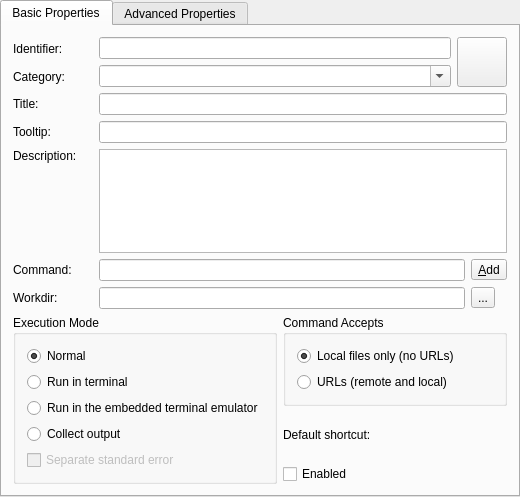
<?xml version="1.0" encoding="UTF-8"?>
<ui version="4.0">
 <class>ActionProperty</class>
 <widget class="QWidget" name="ActionProperty">
  <property name="geometry">
   <rect>
    <x>0</x>
    <y>0</y>
    <width>520</width>
    <height>497</height>
   </rect>
  </property>
  <property name="windowTitle">
   <string>Action Property</string>
  </property>
  <layout class="QGridLayout">
   <property name="margin">
    <number>0</number>
   </property>
   <property name="spacing">
    <number>0</number>
   </property>
   <item row="0" column="0">
    <widget class="KTabWidget" name="tabWidget">
     <property name="currentIndex">
      <number>0</number>
     </property>
     <widget class="QWidget" name="tab">
      <attribute name="title">
       <string>Basic Properties</string>
      </attribute>
      <layout class="QGridLayout">
       <item row="8" column="3">
        <widget class="QToolButton" name="ButtonAddStartpath">
         <property name="text">
          <string>...</string>
         </property>
        </widget>
       </item>
       <item row="4" column="0">
        <widget class="QLabel" name="LabelDescription">
         <property name="sizePolicy">
          <sizepolicy hsizetype="Minimum" vsizetype="Minimum">
           <horstretch>0</horstretch>
           <verstretch>0</verstretch>
          </sizepolicy>
         </property>
         <property name="whatsThis">
          <string>A detailed description of the &lt;b&gt;Useraction&lt;/b&gt;. It is only displayed in the &lt;i&gt;Konfigurator&lt;/i&gt; and via &lt;code&gt;Shift+F1&lt;/code&gt;.</string>
         </property>
         <property name="text">
          <string>Description:</string>
         </property>
         <property name="wordWrap">
          <bool>false</bool>
         </property>
        </widget>
       </item>
       <item row="9" column="2" colspan="2">
        <widget class="KButtonGroup" name="bgAccept">
         <property name="sizePolicy">
          <sizepolicy hsizetype="Preferred" vsizetype="Minimum">
           <horstretch>0</horstretch>
           <verstretch>0</verstretch>
          </sizepolicy>
         </property>
         <property name="title">
          <string>Command Accepts</string>
         </property>
         <layout class="QGridLayout">
          <item row="0" column="0">
           <widget class="QRadioButton" name="radioLocal">
            <property name="whatsThis">
             <string>Substitute the &lt;b&gt;Placeholders&lt;/b&gt; with local filenames.</string>
            </property>
            <property name="text">
             <string>Local files only (no URLs)</string>
            </property>
            <property name="checked">
             <bool>true</bool>
            </property>
           </widget>
          </item>
          <item row="1" column="0">
           <widget class="QRadioButton" name="radioUrl">
            <property name="whatsThis">
             <string>Substitute the &lt;b&gt;Placeholders&lt;/b&gt; with valid URLs.</string>
            </property>
            <property name="text">
             <string>URLs (remote and local)</string>
            </property>
           </widget>
          </item>
         </layout>
        </widget>
       </item>
       <item row="2" column="1" colspan="3">
        <widget class="KLineEdit" name="leTitle">
         <property name="whatsThis">
          <string>The title displayed in the &lt;b&gt;Usermenu&lt;/b&gt;.</string>
         </property>
        </widget>
       </item>
       <item row="2" column="0">
        <widget class="QLabel" name="LabelTitle">
         <property name="sizePolicy">
          <sizepolicy hsizetype="Minimum" vsizetype="Fixed">
           <horstretch>0</horstretch>
           <verstretch>0</verstretch>
          </sizepolicy>
         </property>
         <property name="whatsThis">
          <string>The title displayed in the &lt;b&gt;Usermenu&lt;/b&gt;.</string>
         </property>
         <property name="text">
          <string>Title:</string>
         </property>
         <property name="wordWrap">
          <bool>false</bool>
         </property>
        </widget>
       </item>
       <item row="0" column="1" rowspan="2" colspan="3">
        <layout class="QHBoxLayout">
         <item>
          <layout class="QVBoxLayout">
           <item>
            <widget class="KLineEdit" name="leDistinctName">
             <property name="whatsThis">
              <string>Unique name of the &lt;b&gt;Useraction&lt;/b&gt;. It is only used in the &lt;i&gt;Konfigurator&lt;/i&gt; and does not appear in any other menu.&lt;p&gt;&lt;b&gt;Note&lt;/b&gt;: the &lt;i&gt;Title&lt;/i&gt; shown in the &lt;b&gt;Usermenu&lt;/b&gt; can be set below.</string>
             </property>
            </widget>
           </item>
           <item>
            <widget class="KComboBox" name="cbCategory">
             <property name="whatsThis">
              <string>&lt;b&gt;Useractions&lt;/b&gt; can be grouped in categories for better distinction. Choose a existing &lt;i&gt;Category&lt;/i&gt; or create a new one by entering a name.</string>
             </property>
             <property name="editable">
              <bool>true</bool>
             </property>
            </widget>
           </item>
          </layout>
         </item>
         <item>
          <widget class="KIconButton" name="ButtonIcon">
           <property name="sizePolicy">
            <sizepolicy hsizetype="Fixed" vsizetype="Fixed">
             <horstretch>0</horstretch>
             <verstretch>0</verstretch>
            </sizepolicy>
           </property>
           <property name="minimumSize">
            <size>
             <width>50</width>
             <height>50</height>
            </size>
           </property>
           <property name="maximumSize">
            <size>
             <width>50</width>
             <height>50</height>
            </size>
           </property>
           <property name="whatsThis">
            <string>Each &lt;b&gt;Useraction&lt;/b&gt; can have its own icon. It will appear in front of the title in the &lt;b&gt;Usermenu&lt;/b&gt;.</string>
           </property>
          </widget>
         </item>
        </layout>
       </item>
       <item row="0" column="0">
        <widget class="QLabel" name="LabelDistinctName">
         <property name="sizePolicy">
          <sizepolicy hsizetype="Minimum" vsizetype="Fixed">
           <horstretch>0</horstretch>
           <verstretch>0</verstretch>
          </sizepolicy>
         </property>
         <property name="whatsThis">
          <string>&lt;p&gt;Unique name of the &lt;b&gt;Useraction&lt;/b&gt;. It is only used in the &lt;i&gt;Konfigurator&lt;/i&gt; and does not appear in any other menu.&lt;/p&gt;&lt;p&gt;&lt;b&gt;Note&lt;/b&gt;: The &lt;i&gt;Title&lt;/i&gt; shown in the &lt;b&gt;Usermenu&lt;/b&gt; can be set below.&lt;/p&gt;</string>
         </property>
         <property name="text">
          <string>Identifier:</string>
         </property>
         <property name="wordWrap">
          <bool>false</bool>
         </property>
        </widget>
       </item>
       <item row="7" column="0">
        <widget class="QLabel" name="LabelCommandline">
         <property name="sizePolicy">
          <sizepolicy hsizetype="Fixed" vsizetype="Fixed">
           <horstretch>0</horstretch>
           <verstretch>0</verstretch>
          </sizepolicy>
         </property>
         <property name="whatsThis">
          <string>&lt;p&gt;The &lt;i&gt;Command&lt;/i&gt; defines the command that will be executed when the &lt;b&gt;Useraction&lt;/b&gt; is used. It can be a simple shell command or a complex sequence of multiple commands with &lt;b&gt;Placeholders&lt;/b&gt;.&lt;/p&gt;&lt;p&gt;Examples:&lt;ul&gt;&lt;code&gt;&lt;li&gt;eject /mnt/cdrom&lt;/li&gt;&lt;li&gt;amarok --append %aList(&quot;Selected&quot;)%&lt;/li&gt;&lt;/code&gt;&lt;/ul&gt;
Please consult the handbook to learn more about the syntax.&lt;/p&gt;</string>
         </property>
         <property name="text">
          <string>Command:</string>
         </property>
         <property name="wordWrap">
          <bool>false</bool>
         </property>
        </widget>
       </item>
       <item row="3" column="1" colspan="3">
        <widget class="KLineEdit" name="leTooltip">
         <property name="whatsThis">
          <string>The &lt;i&gt;Tooltip&lt;/i&gt; is shown when the mouse cursor is hold over an entry of the &lt;b&gt;Useraction Toolbar&lt;/b&gt;.</string>
         </property>
        </widget>
       </item>
       <item row="8" column="1" colspan="2">
        <widget class="KLineEdit" name="leStartpath">
         <property name="whatsThis">
          <string>The &lt;i&gt;Workdir&lt;/i&gt; defines in which directory the &lt;i&gt;Command&lt;/i&gt; will be executed.</string>
         </property>
        </widget>
       </item>
       <item row="3" column="0">
        <widget class="QLabel" name="LabelTooltip">
         <property name="sizePolicy">
          <sizepolicy hsizetype="Minimum" vsizetype="Fixed">
           <horstretch>0</horstretch>
           <verstretch>0</verstretch>
          </sizepolicy>
         </property>
         <property name="whatsThis">
          <string>The &lt;i&gt;Tooltip&lt;/i&gt; is shown when the mouse cursor is hold over an entry of the &lt;b&gt;Useraction Toolbar&lt;/b&gt;.</string>
         </property>
         <property name="text">
          <string>Tooltip:</string>
         </property>
         <property name="wordWrap">
          <bool>false</bool>
         </property>
        </widget>
       </item>
       <item row="7" column="1" colspan="2">
        <widget class="KLineEdit" name="leCommandline">
         <property name="whatsThis">
          <string>The &lt;i&gt;Command&lt;/i&gt; defines the command that will be executed when the &lt;b&gt;Useraction&lt;/b&gt; is used. It can be a simple shell command or a complex sequence of multiple commands with &lt;b&gt;Placeholders&lt;/b&gt;.&lt;p&gt;
Examples:&lt;ul&gt;&lt;code&gt;&lt;li&gt;eject /mnt/cdrom&lt;/li&gt;&lt;li&gt;amarok --append %aList(&quot;Selected&quot;)%&lt;/li&gt;&lt;/code&gt;&lt;/ul&gt;
Please consult the handbook to learn more about the syntax.</string>
         </property>
         <property name="text">
          <string/>
         </property>
        </widget>
       </item>
       <item row="1" column="0">
        <widget class="QLabel" name="LabelCategory">
         <property name="sizePolicy">
          <sizepolicy hsizetype="Minimum" vsizetype="Fixed">
           <horstretch>0</horstretch>
           <verstretch>0</verstretch>
          </sizepolicy>
         </property>
         <property name="whatsThis">
          <string>&lt;b&gt;Useractions&lt;/b&gt; can be grouped in categories for better distinction. Choose a existing &lt;i&gt;Category&lt;/i&gt; or create a new one by entering a name.</string>
         </property>
         <property name="text">
          <string>Category:</string>
         </property>
         <property name="wordWrap">
          <bool>false</bool>
         </property>
        </widget>
       </item>
       <item row="7" column="3">
        <widget class="QToolButton" name="ButtonAddPlaceholder">
         <property name="sizePolicy">
          <sizepolicy hsizetype="Fixed" vsizetype="Fixed">
           <horstretch>0</horstretch>
           <verstretch>0</verstretch>
          </sizepolicy>
         </property>
         <property name="minimumSize">
          <size>
           <width>0</width>
           <height>0</height>
          </size>
         </property>
         <property name="whatsThis">
          <string>Add &lt;b&gt;Placeholders&lt;/b&gt; for the selected files in the panel.</string>
         </property>
         <property name="text">
          <string>&amp;Add</string>
         </property>
        </widget>
       </item>
       <item row="4" column="1" rowspan="3" colspan="3">
        <widget class="KTextEdit" name="textDescription">
         <property name="whatsThis">
          <string>A detailed description of the &lt;b&gt;Useraction&lt;/b&gt;. It is only displayed in the &lt;i&gt;Konfigurator&lt;/i&gt; and via &lt;code&gt;Shift+F1&lt;/code&gt;.</string>
         </property>
        </widget>
       </item>
       <item row="8" column="0">
        <widget class="QLabel" name="LabelStartpath">
         <property name="sizePolicy">
          <sizepolicy hsizetype="Fixed" vsizetype="Fixed">
           <horstretch>0</horstretch>
           <verstretch>0</verstretch>
          </sizepolicy>
         </property>
         <property name="whatsThis">
          <string>The &lt;i&gt;Workdir&lt;/i&gt; defines in which directory the &lt;i&gt;Command&lt;/i&gt; will be executed.</string>
         </property>
         <property name="text">
          <string>Workdir:</string>
         </property>
         <property name="wordWrap">
          <bool>false</bool>
         </property>
        </widget>
       </item>
       <item row="6" column="0">
        <spacer>
         <property name="orientation">
          <enum>Qt::Vertical</enum>
         </property>
         <property name="sizeType">
          <enum>QSizePolicy::Expanding</enum>
         </property>
         <property name="sizeHint" stdset="0">
          <size>
           <width>80</width>
           <height>19</height>
          </size>
         </property>
        </spacer>
       </item>
       <item row="10" column="2" colspan="2">
        <layout class="QHBoxLayout">
         <item>
          <widget class="QLabel" name="LabelShortcut">
           <property name="text">
            <string>Default shortcut:</string>
           </property>
           <property name="wordWrap">
            <bool>false</bool>
           </property>
          </widget>
         </item>
         <item>
          <spacer>
           <property name="orientation">
            <enum>Qt::Horizontal</enum>
           </property>
           <property name="sizeType">
            <enum>QSizePolicy::Expanding</enum>
           </property>
           <property name="sizeHint" stdset="0">
            <size>
             <width>161</width>
             <height>21</height>
            </size>
           </property>
          </spacer>
         </item>
         <item>
          <widget class="KKeySequenceWidget" name="KeyButtonShortcut">
           <property name="whatsThis">
            <string>Set a default keyboard shortcut.</string>
           </property>
           <property name="text" stdset="0">
            <string comment="No shortcut">None</string>
           </property>
          </widget>
         </item>
        </layout>
       </item>
       <item row="11" column="2" colspan="2">
        <widget class="QCheckBox" name="chkEnabled">
         <property name="enabled">
          <bool>true</bool>
         </property>
         <property name="whatsThis">
          <string>If checked, the action is shown in the Useractions menus.</string>
         </property>
         <property name="text">
          <string>Enabled</string>
         </property>
        </widget>
       </item>
       <item row="9" column="0" rowspan="3" colspan="2">
        <widget class="KButtonGroup" name="bgExecType">
         <property name="sizePolicy">
          <sizepolicy hsizetype="Preferred" vsizetype="Minimum">
           <horstretch>0</horstretch>
           <verstretch>0</verstretch>
          </sizepolicy>
         </property>
         <property name="title">
          <string>Execution Mode</string>
         </property>
         <layout class="QGridLayout">
          <item row="3" column="0">
           <widget class="QRadioButton" name="radioCollectOutput">
            <property name="whatsThis">
             <string>Collect the output of the executed program.</string>
            </property>
            <property name="text">
             <string>Collect output</string>
            </property>
           </widget>
          </item>
          <item row="4" column="0">
           <widget class="QCheckBox" name="chkSeparateStdError">
            <property name="enabled">
             <bool>false</bool>
            </property>
            <property name="whatsThis">
             <string>Separate standard out and standard error in the output collection.</string>
            </property>
            <property name="text">
             <string>Separate standard error</string>
            </property>
           </widget>
          </item>
          <item row="0" column="0">
           <widget class="QRadioButton" name="radioNormal">
            <property name="text">
             <string>Normal</string>
            </property>
            <property name="checked">
             <bool>true</bool>
            </property>
           </widget>
          </item>
          <item row="1" column="0">
           <widget class="QRadioButton" name="radioTerminal">
            <property name="whatsThis">
             <string>Run the command in a terminal.</string>
            </property>
            <property name="text">
             <string>Run in terminal</string>
            </property>
           </widget>
          </item>
          <item row="2" column="0">
           <widget class="QRadioButton" name="radioTE">
            <property name="whatsThis">
             <string>Run the command in the embedded terminal emulator.</string>
            </property>
            <property name="text">
             <string>Run in the embedded terminal emulator</string>
            </property>
           </widget>
          </item>
         </layout>
        </widget>
       </item>
      </layout>
     </widget>
     <widget class="QWidget" name="tab">
      <attribute name="title">
       <string>Advanced Properties</string>
      </attribute>
      <layout class="QGridLayout">
       <item row="0" column="0" colspan="2">
        <widget class="QGroupBox" name="gbShowonly">
         <property name="sizePolicy">
          <sizepolicy hsizetype="Expanding" vsizetype="Expanding">
           <horstretch>0</horstretch>
           <verstretch>0</verstretch>
          </sizepolicy>
         </property>
         <property name="title">
          <string>The Useraction is only available for</string>
         </property>
         <layout class="QGridLayout">
          <item row="0" column="0">
           <widget class="KTabWidget" name="tabShowonly">
            <property name="tabShape">
             <enum>QTabWidget::Triangular</enum>
            </property>
            <widget class="QWidget" name="TabPage">
             <attribute name="title">
              <string>Protocol</string>
             </attribute>
             <layout class="QGridLayout">
              <item row="0" column="1">
               <widget class="QToolButton" name="ButtonNewProtocol">
                <property name="sizePolicy">
                 <sizepolicy hsizetype="Minimum" vsizetype="Fixed">
                  <horstretch>0</horstretch>
                  <verstretch>0</verstretch>
                 </sizepolicy>
                </property>
                <property name="minimumSize">
                 <size>
                  <width>0</width>
                  <height>0</height>
                 </size>
                </property>
                <property name="maximumSize">
                 <size>
                  <width>32767</width>
                  <height>32767</height>
                 </size>
                </property>
                <property name="text">
                 <string comment="New protocol">&amp;New...</string>
                </property>
               </widget>
              </item>
              <item row="1" column="1">
               <widget class="QToolButton" name="ButtonEditProtocol">
                <property name="sizePolicy">
                 <sizepolicy hsizetype="Minimum" vsizetype="Fixed">
                  <horstretch>0</horstretch>
                  <verstretch>0</verstretch>
                 </sizepolicy>
                </property>
                <property name="minimumSize">
                 <size>
                  <width>0</width>
                  <height>0</height>
                 </size>
                </property>
                <property name="maximumSize">
                 <size>
                  <width>32767</width>
                  <height>32767</height>
                 </size>
                </property>
                <property name="text">
                 <string>Chan&amp;ge...</string>
                </property>
               </widget>
              </item>
              <item row="3" column="1">
               <spacer>
                <property name="orientation">
                 <enum>Qt::Vertical</enum>
                </property>
                <property name="sizeType">
                 <enum>QSizePolicy::Expanding</enum>
                </property>
                <property name="sizeHint" stdset="0">
                 <size>
                  <width>21</width>
                  <height>58</height>
                 </size>
                </property>
               </spacer>
              </item>
              <item row="2" column="1">
               <widget class="QToolButton" name="ButtonRemoveProtocol">
                <property name="sizePolicy">
                 <sizepolicy hsizetype="Minimum" vsizetype="Fixed">
                  <horstretch>0</horstretch>
                  <verstretch>0</verstretch>
                 </sizepolicy>
                </property>
                <property name="minimumSize">
                 <size>
                  <width>0</width>
                  <height>0</height>
                 </size>
                </property>
                <property name="maximumSize">
                 <size>
                  <width>32767</width>
                  <height>32767</height>
                 </size>
                </property>
                <property name="text">
                 <string>De&amp;lete</string>
                </property>
               </widget>
              </item>
              <item row="0" column="0" rowspan="4">
               <widget class="KrListWidget" name="lbShowonlyProtocol" native="true">
                <property name="whatsThis">
                 <string>Show the &lt;b&gt;Useraction&lt;/b&gt; only for the values defined here.</string>
                </property>
               </widget>
              </item>
             </layout>
            </widget>
            <widget class="QWidget" name="tab">
             <attribute name="title">
              <string>Path</string>
             </attribute>
             <layout class="QGridLayout">
              <item row="0" column="0" rowspan="4">
               <widget class="KrListWidget" name="lbShowonlyPath" native="true">
                <property name="whatsThis">
                 <string>Show the &lt;b&gt;Useraction&lt;/b&gt; only for the values defined here.</string>
                </property>
               </widget>
              </item>
              <item row="0" column="1">
               <widget class="QToolButton" name="ButtonAddPath">
                <property name="sizePolicy">
                 <sizepolicy hsizetype="Minimum" vsizetype="Fixed">
                  <horstretch>0</horstretch>
                  <verstretch>0</verstretch>
                 </sizepolicy>
                </property>
                <property name="minimumSize">
                 <size>
                  <width>0</width>
                  <height>0</height>
                 </size>
                </property>
                <property name="maximumSize">
                 <size>
                  <width>32767</width>
                  <height>32767</height>
                 </size>
                </property>
                <property name="text">
                 <string comment="New path">&amp;New...</string>
                </property>
               </widget>
              </item>
              <item row="1" column="1">
               <widget class="QToolButton" name="ButtonEditPath">
                <property name="sizePolicy">
                 <sizepolicy hsizetype="Minimum" vsizetype="Fixed">
                  <horstretch>0</horstretch>
                  <verstretch>0</verstretch>
                 </sizepolicy>
                </property>
                <property name="minimumSize">
                 <size>
                  <width>0</width>
                  <height>0</height>
                 </size>
                </property>
                <property name="maximumSize">
                 <size>
                  <width>32767</width>
                  <height>32767</height>
                 </size>
                </property>
                <property name="text">
                 <string>Chan&amp;ge...</string>
                </property>
               </widget>
              </item>
              <item row="2" column="1">
               <widget class="QToolButton" name="ButtonRemovePath">
                <property name="sizePolicy">
                 <sizepolicy hsizetype="Minimum" vsizetype="Fixed">
                  <horstretch>0</horstretch>
                  <verstretch>0</verstretch>
                 </sizepolicy>
                </property>
                <property name="minimumSize">
                 <size>
                  <width>0</width>
                  <height>0</height>
                 </size>
                </property>
                <property name="maximumSize">
                 <size>
                  <width>32767</width>
                  <height>32767</height>
                 </size>
                </property>
                <property name="text">
                 <string>De&amp;lete</string>
                </property>
               </widget>
              </item>
              <item row="3" column="1">
               <spacer>
                <property name="orientation">
                 <enum>Qt::Vertical</enum>
                </property>
                <property name="sizeType">
                 <enum>QSizePolicy::Expanding</enum>
                </property>
                <property name="sizeHint" stdset="0">
                 <size>
                  <width>21</width>
                  <height>61</height>
                 </size>
                </property>
               </spacer>
              </item>
             </layout>
            </widget>
            <widget class="QWidget" name="tab">
             <attribute name="title">
              <string>MIME Type</string>
             </attribute>
             <layout class="QGridLayout">
              <item row="0" column="0" rowspan="4">
               <widget class="KrListWidget" name="lbShowonlyMime" native="true">
                <property name="whatsThis">
                 <string>Show the &lt;b&gt;Useraction&lt;/b&gt; only for the values defined here.</string>
                </property>
               </widget>
              </item>
              <item row="0" column="1">
               <widget class="QToolButton" name="ButtonAddMime">
                <property name="sizePolicy">
                 <sizepolicy hsizetype="Minimum" vsizetype="Fixed">
                  <horstretch>0</horstretch>
                  <verstretch>0</verstretch>
                 </sizepolicy>
                </property>
                <property name="minimumSize">
                 <size>
                  <width>0</width>
                  <height>0</height>
                 </size>
                </property>
                <property name="maximumSize">
                 <size>
                  <width>32767</width>
                  <height>32767</height>
                 </size>
                </property>
                <property name="text">
                 <string comment="New MIME">&amp;New...</string>
                </property>
               </widget>
              </item>
              <item row="1" column="1">
               <widget class="QToolButton" name="ButtonEditMime">
                <property name="sizePolicy">
                 <sizepolicy hsizetype="Minimum" vsizetype="Fixed">
                  <horstretch>0</horstretch>
                  <verstretch>0</verstretch>
                 </sizepolicy>
                </property>
                <property name="minimumSize">
                 <size>
                  <width>0</width>
                  <height>0</height>
                 </size>
                </property>
                <property name="maximumSize">
                 <size>
                  <width>32767</width>
                  <height>32767</height>
                 </size>
                </property>
                <property name="text">
                 <string>Chan&amp;ge...</string>
                </property>
               </widget>
              </item>
              <item row="2" column="1">
               <widget class="QToolButton" name="ButtonRemoveMime">
                <property name="sizePolicy">
                 <sizepolicy hsizetype="Minimum" vsizetype="Fixed">
                  <horstretch>0</horstretch>
                  <verstretch>0</verstretch>
                 </sizepolicy>
                </property>
                <property name="minimumSize">
                 <size>
                  <width>0</width>
                  <height>0</height>
                 </size>
                </property>
                <property name="maximumSize">
                 <size>
                  <width>32767</width>
                  <height>32767</height>
                 </size>
                </property>
                <property name="text">
                 <string>De&amp;lete</string>
                </property>
               </widget>
              </item>
              <item row="3" column="1">
               <spacer>
                <property name="orientation">
                 <enum>Qt::Vertical</enum>
                </property>
                <property name="sizeType">
                 <enum>QSizePolicy::Expanding</enum>
                </property>
                <property name="sizeHint" stdset="0">
                 <size>
                  <width>21</width>
                  <height>41</height>
                 </size>
                </property>
               </spacer>
              </item>
             </layout>
            </widget>
            <widget class="QWidget" name="TabPage">
             <attribute name="title">
              <string>File Name</string>
             </attribute>
             <layout class="QGridLayout">
              <item row="0" column="0" rowspan="4">
               <widget class="KrListWidget" name="lbShowonlyFile" native="true">
                <property name="whatsThis">
                 <string>Show the &lt;b&gt;Useraction&lt;/b&gt; only for the file names defined here. The wildcards '&lt;code&gt;?&lt;/code&gt;' and '&lt;code&gt;*&lt;/code&gt;' can be used.</string>
                </property>
               </widget>
              </item>
              <item row="0" column="1">
               <widget class="QToolButton" name="ButtonNewFile">
                <property name="sizePolicy">
                 <sizepolicy hsizetype="Minimum" vsizetype="Fixed">
                  <horstretch>0</horstretch>
                  <verstretch>0</verstretch>
                 </sizepolicy>
                </property>
                <property name="minimumSize">
                 <size>
                  <width>0</width>
                  <height>0</height>
                 </size>
                </property>
                <property name="maximumSize">
                 <size>
                  <width>32767</width>
                  <height>32767</height>
                 </size>
                </property>
                <property name="text">
                 <string comment="New file">&amp;New...</string>
                </property>
               </widget>
              </item>
              <item row="1" column="1">
               <widget class="QToolButton" name="ButtonEditFile">
                <property name="sizePolicy">
                 <sizepolicy hsizetype="Minimum" vsizetype="Fixed">
                  <horstretch>0</horstretch>
                  <verstretch>0</verstretch>
                 </sizepolicy>
                </property>
                <property name="minimumSize">
                 <size>
                  <width>0</width>
                  <height>0</height>
                 </size>
                </property>
                <property name="maximumSize">
                 <size>
                  <width>32767</width>
                  <height>32767</height>
                 </size>
                </property>
                <property name="text">
                 <string>Chan&amp;ge...</string>
                </property>
               </widget>
              </item>
              <item row="2" column="1">
               <widget class="QToolButton" name="ButtonRemoveFile">
                <property name="sizePolicy">
                 <sizepolicy hsizetype="Minimum" vsizetype="Fixed">
                  <horstretch>0</horstretch>
                  <verstretch>0</verstretch>
                 </sizepolicy>
                </property>
                <property name="minimumSize">
                 <size>
                  <width>0</width>
                  <height>0</height>
                 </size>
                </property>
                <property name="maximumSize">
                 <size>
                  <width>32767</width>
                  <height>32767</height>
                 </size>
                </property>
                <property name="text">
                 <string>De&amp;lete</string>
                </property>
               </widget>
              </item>
              <item row="3" column="1">
               <spacer>
                <property name="orientation">
                 <enum>Qt::Vertical</enum>
                </property>
                <property name="sizeType">
                 <enum>QSizePolicy::Expanding</enum>
                </property>
                <property name="sizeHint" stdset="0">
                 <size>
                  <width>21</width>
                  <height>41</height>
                 </size>
                </property>
               </spacer>
              </item>
             </layout>
            </widget>
           </widget>
          </item>
         </layout>
        </widget>
       </item>
       <item row="1" column="0" colspan="2">
        <widget class="QCheckBox" name="chkConfirmExecution">
         <property name="whatsThis">
          <string>Allows to tweak the &lt;i&gt;Command&lt;/i&gt; before it is executed.</string>
         </property>
         <property name="text">
          <string>Confirm each program call separately</string>
         </property>
        </widget>
       </item>
       <item row="2" column="0">
        <widget class="QCheckBox" name="chkDifferentUser">
         <property name="whatsThis">
          <string>Execute the &lt;i&gt;Command&lt;/i&gt; under a different user ID.</string>
         </property>
         <property name="text">
          <string>Run as different user:</string>
         </property>
        </widget>
       </item>
       <item row="2" column="1">
        <widget class="KLineEdit" name="leDifferentUser">
         <property name="enabled">
          <bool>false</bool>
         </property>
         <property name="whatsThis">
          <string>Execute the &lt;i&gt;Command&lt;/i&gt; under a different user ID.</string>
         </property>
        </widget>
       </item>
       <item row="3" column="0" colspan="2">
        <spacer>
         <property name="orientation">
          <enum>Qt::Vertical</enum>
         </property>
         <property name="sizeType">
          <enum>QSizePolicy::Expanding</enum>
         </property>
         <property name="sizeHint" stdset="0">
          <size>
           <width>161</width>
           <height>102</height>
          </size>
         </property>
        </spacer>
       </item>
      </layout>
     </widget>
    </widget>
   </item>
  </layout>
 </widget>
 <layoutdefault spacing="6" margin="11"/>
  <customwidgets>
  <customwidget>
   <class>KButtonGroup</class>
   <extends>QGroupBox</extends>
   <header>kbuttongroup.h</header>
   <container>1</container>
  </customwidget>
  <customwidget>
   <class>KComboBox</class>
   <extends>QComboBox</extends>
   <header>kcombobox.h</header>
  </customwidget>
  <customwidget>
   <class>KIconButton</class>
   <extends>QPushButton</extends>
   <header>kicondialog.h</header>
  </customwidget>
  <customwidget>
   <class>KKeySequenceWidget</class>
   <extends>QWidget</extends>
   <header>kkeysequencewidget.h</header>
  </customwidget>
  <customwidget>
   <class>KLineEdit</class>
   <extends>QLineEdit</extends>
   <header>klineedit.h</header>
  </customwidget>
  <customwidget>
   <class>KTabWidget</class>
   <extends>QTabWidget</extends>
   <header>ktabwidget.h</header>
   <container>1</container>
  </customwidget>
  <customwidget>
   <class>KTextEdit</class>
   <extends>QTextEdit</extends>
   <header>ktextedit.h</header>
  </customwidget>
  <customwidget>
   <class>KrListWidget</class>
  </customwidget>
 </customwidgets>
 <includes>
  <include location="local">klineedit.h</include>
  <include location="local">klineedit.h</include>
  <include location="local">kcombobox.h</include>
  <include location="local">klineedit.h</include>
  <include location="local">kicondialog.h</include>
  <include location="local">klineedit.h</include>
  <include location="local">klineedit.h</include>
  <include location="local">klineedit.h</include>
  <include location="local">ktextedit.h</include>
  <include location="local">kkeysequencewidget.h</include>
  <include location="local">../GUI/krlistwidget.h</include>
  <include location="local">../GUI/krlistwidget.h</include>
  <include location="local">../GUI/krlistwidget.h</include>
  <include location="local">../GUI/krlistwidget.h</include>
  <include location="local">klineedit.h</include>
 </includes>
 <resources/>
 <connections>
  <connection>
   <sender>radioCollectOutput</sender>
   <signal>toggled(bool)</signal>
   <receiver>chkSeparateStdError</receiver>
   <slot>setEnabled(bool)</slot>
   <hints>
    <hint type="sourcelabel">
     <x>20</x>
     <y>20</y>
    </hint>
    <hint type="destinationlabel">
     <x>20</x>
     <y>20</y>
    </hint>
   </hints>
  </connection>
  <connection>
   <sender>chkDifferentUser</sender>
   <signal>toggled(bool)</signal>
   <receiver>leDifferentUser</receiver>
   <slot>setEnabled(bool)</slot>
   <hints>
    <hint type="sourcelabel">
     <x>20</x>
     <y>20</y>
    </hint>
    <hint type="destinationlabel">
     <x>20</x>
     <y>20</y>
    </hint>
   </hints>
  </connection>
 </connections>
</ui>
